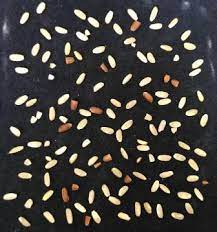
#> input picture rice.png, 217 x 232 px, given in place of rice.jpeg, which was not available
$ jupyter execute segmentation.ipynb
#> lines starting #> are read from the running program, lines starting #| are printed output that depends on the picture; after the words box and inside, x2 and y2 are one past the last pixel; in counts of white or black regions, pixels touching at a corner belong together; pictures that were not available may be replaced by others from this repository, and a replacement may not be noted
[cell 1]
#Import libraries
from PIL import Image
import matplotlib.pyplot as plt
import matplotlib.patches as patches
import numpy as np
#Read image file
img = Image.open('rice.jpeg').convert('L')
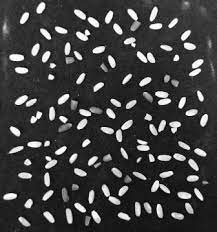
#> img: PIL image 217x232 L; min 0, max 255, mean 64.1
#Show image and Histogram
fig, (ax1, ax2) = plt.subplots(1, 2, figsize=(20,10))
ax1.matshow(img, cmap='gray')
ax1.set_title('Original')

ax2.hist(img.getdata(), bins=256)
ax2.set_title('Histogram')
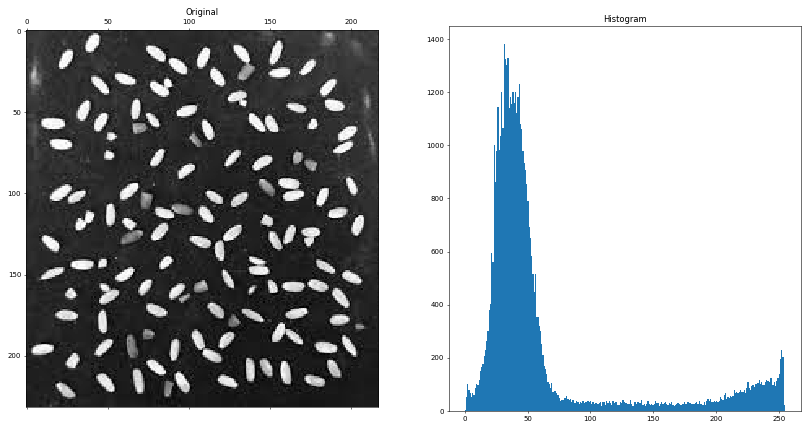
#> figure drawn by matplotlib, 2 panels; panel 2: tallest bar 1380 high, from x = 30.88 to 31.88

[cell 2]
# Threshold (manual) and create binary image
def threshold(img, t):
#> called with t = 150
    img_bin = Image.new('1', img.size, color=0)
#> img_bin: PIL image 217x232 1; every value is 0
    for y in range(img.height):
        for x in range(img.width):
            value = img.getpixel((x, y))
            if value > t:
                img_bin.putpixel((x, y), 1)
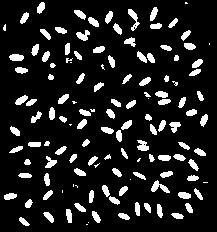
#> img_bin: PIL image 217x232 1; 12.7% white; 129 white regions (20 under 20 px), largest, box (x1, y1, x2, y2) and area: (151, 180, 170, 193) 110, (128, 9, 140, 31) 104, (137, 140, 149, 151) 90

    return img_bin
#Show original and threshold image
fig, (ax1, ax2) = plt.subplots(1, 2, figsize=(20,10))
ax1.matshow(img, cmap='gray')
ax1.set_title('Original')

ax2.matshow(threshold(img, 150), cmap='gray')
ax2.set_title('t=150')

img_bin = threshold(img, 150)
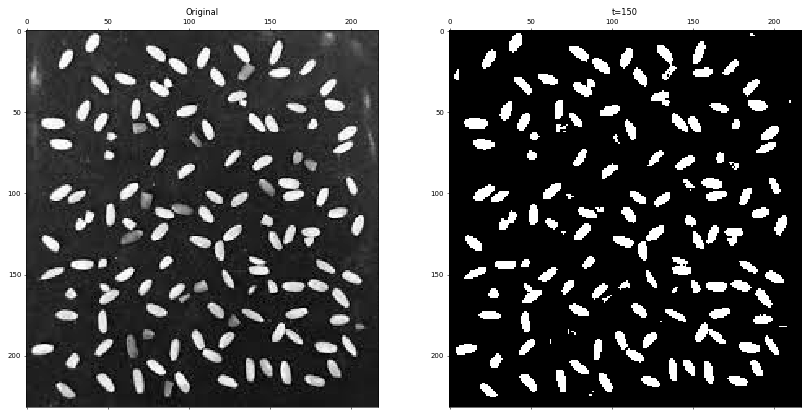
#> figure drawn by matplotlib, 2 panels

[cell 3]
# Particle counting

img_seg = Image.new('I', img.size, color = -1)
#> img_seg: PIL image 217x232 I; every value is -1

for y in range(img_bin.height):
    for x in range(img_bin.width):
        if img_bin.getpixel((x, y)) > 0:
            img_seg.putpixel((x, y), 0)

index = 1
for y in range(img_seg.height - 1):
    for x in range(img_seg.width - 1):
        v0 = img_seg.getpixel((x, y))
        vx = img_seg.getpixel((x + 1, y))
        vy = img_seg.getpixel((x, y + 1))

        if v0 == 0:
            if vx > 0:
                v0 = vx
            else:
                v0 = index
                index += 1

            img_seg.putpixel((x, y), v0)

        if v0 > 0 and vx > 0 and v0 != vx:
            for yy in range(y + 1):
                for xx in range(x + 1):
                    if img_seg.getpixel((xx, yy)) == v0:
                        img_seg.putpixel((xx, yy), vx)

            v0 = vx

        if v0 > 0 and vx == 0:
            img_seg.putpixel((x + 1, y), v0)

        if v0 > 0 and vy == 0:
            img_seg.putpixel((x, y + 1), v0)
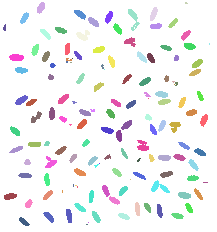
#> img_seg: PIL image 217x232 I; 137 distinct labels, from -1 to 199; one colour per label, 0 black, -1 white
#> after the loop, index = 200

# Calculate particle size & boundaries
particles = [(0, 0, 0, 0, 0) for p in range(index - 1)]

for y in range(img_seg.height):
    for x in range(img_seg.width):
        v = img_seg.getpixel((x, y))

        if v > 0:
            i = v - 1

            (x0, y0, x1, y1, count) = particles[i]

            if x0 == 0 or x < x0:
                x0 = x

            if y0 == 0 or y < y0:
                y0 = y

            if x > x1:
                x1 = x

            if y > y1:
                y1 = y

            particles[i] = (x0, y0, x1, y1, count + 1)
#> after the loop, particles = 199 items, first 6: (37, 2, 44, 13, 67), (185, 2, 187, 3, 5), (150, 7, 157, 20, 71), (128, 9, 139, 30, 104), (74, 10, 85, 19, 69), (105, 11, 112, 23, 66)

[cell 4]
#Show image binary with the detected particles
fig, ax = plt.subplots(figsize=(30,30))
ax.matshow(img_bin)
for (x0, y0, x1, y1, count) in particles:
    w = x1 - x0
    h = y1 - y0
    rect = patches.Rectangle((x0, y0), w, h, linewidth=1, edgecolor='r', facecolor='none')
    ax.add_patch(rect)
#> this loop made 199 passes
#> (x0, y0, x1, y1, count, w, h) on passes 1 to 3: (37, 2, 44, 13, 67, 7, 11), (185, 2, 187, 3, 5, 2, 1), (150, 7, 157, 20, 71, 7, 13)
#Show number of particles
print(len(particles))
#| 199
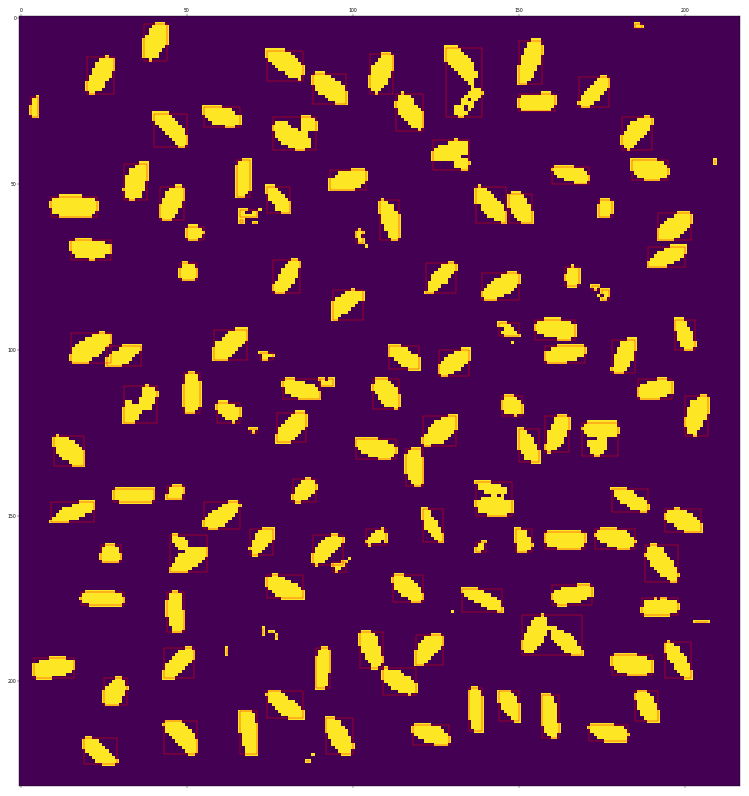
#> figure drawn by matplotlib, 1 panel
